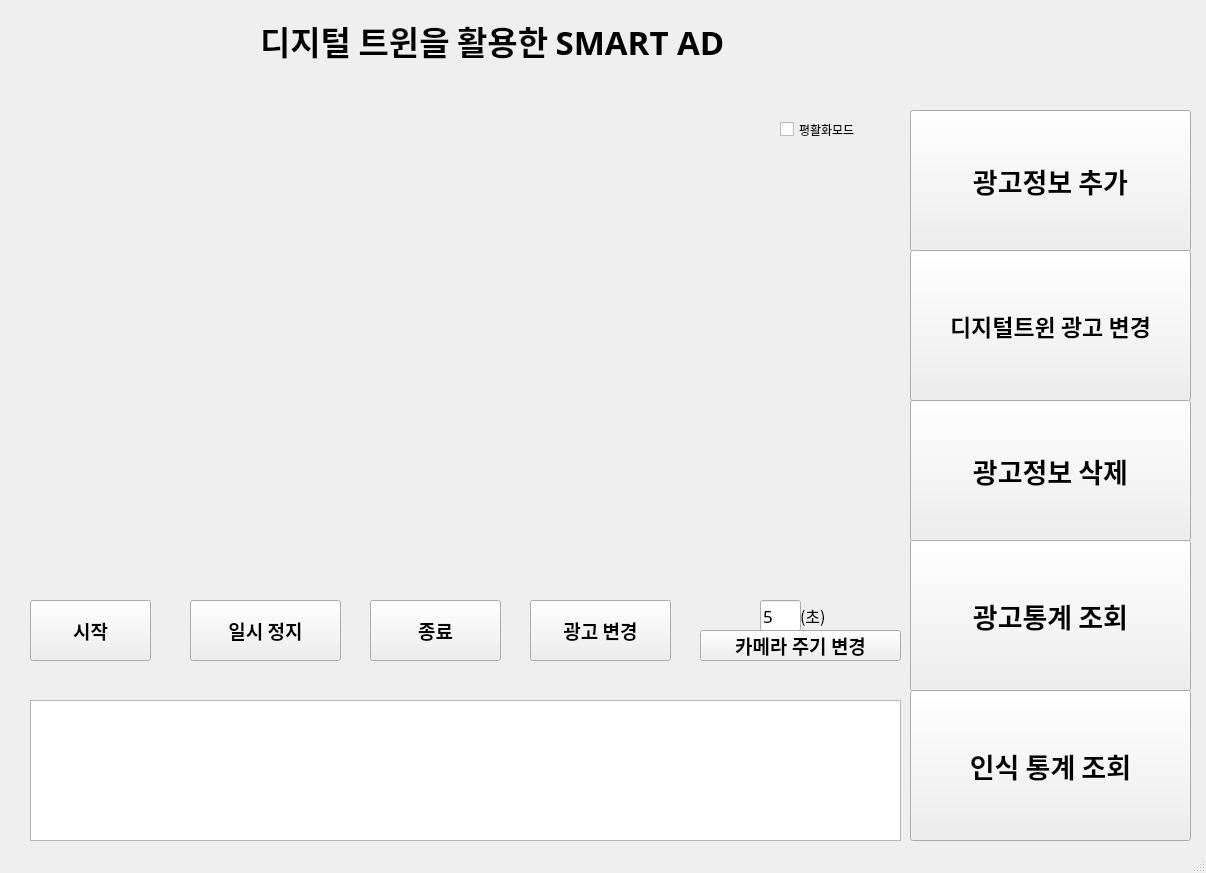
<?xml version="1.0" encoding="UTF-8"?>
<ui version="4.0">
 <class>MainWindow</class>
 <widget class="QMainWindow" name="MainWindow">
  <property name="geometry">
   <rect>
    <x>0</x>
    <y>0</y>
    <width>1206</width>
    <height>873</height>
   </rect>
  </property>
  <property name="windowTitle">
   <string>MainWindow</string>
  </property>
  <widget class="QWidget" name="centralwidget">
   <widget class="QPushButton" name="pushButton">
    <property name="geometry">
     <rect>
      <x>30</x>
      <y>600</y>
      <width>121</width>
      <height>61</height>
     </rect>
    </property>
    <property name="font">
     <font>
      <family>08서울남산체 B</family>
      <pointsize>14</pointsize>
      <weight>75</weight>
      <bold>true</bold>
     </font>
    </property>
    <property name="text">
     <string>시작</string>
    </property>
   </widget>
   <widget class="QPushButton" name="pushButton_4">
    <property name="geometry">
     <rect>
      <x>530</x>
      <y>600</y>
      <width>141</width>
      <height>61</height>
     </rect>
    </property>
    <property name="font">
     <font>
      <family>08서울남산체 B</family>
      <pointsize>14</pointsize>
      <weight>75</weight>
      <bold>true</bold>
     </font>
    </property>
    <property name="text">
     <string>광고 변경</string>
    </property>
   </widget>
   <widget class="QPushButton" name="pushButton_2">
    <property name="geometry">
     <rect>
      <x>190</x>
      <y>600</y>
      <width>151</width>
      <height>61</height>
     </rect>
    </property>
    <property name="font">
     <font>
      <family>08서울남산체 B</family>
      <pointsize>14</pointsize>
      <weight>75</weight>
      <bold>true</bold>
     </font>
    </property>
    <property name="text">
     <string>일시 정지</string>
    </property>
   </widget>
   <widget class="QLabel" name="label_2">
    <property name="geometry">
     <rect>
      <x>490</x>
      <y>140</y>
      <width>411</width>
      <height>411</height>
     </rect>
    </property>
    <property name="font">
     <font>
      <family>08서울남산체 B</family>
     </font>
    </property>
    <property name="text">
     <string/>
    </property>
   </widget>
   <widget class="QLabel" name="label">
    <property name="geometry">
     <rect>
      <x>20</x>
      <y>140</y>
      <width>411</width>
      <height>411</height>
     </rect>
    </property>
    <property name="font">
     <font>
      <family>08서울남산체 B</family>
     </font>
    </property>
    <property name="text">
     <string/>
    </property>
   </widget>
   <widget class="QTextBrowser" name="textBrowser">
    <property name="geometry">
     <rect>
      <x>30</x>
      <y>700</y>
      <width>871</width>
      <height>141</height>
     </rect>
    </property>
    <property name="font">
     <font>
      <family>08서울남산체 B</family>
     </font>
    </property>
   </widget>
   <widget class="QPushButton" name="pushButton_3">
    <property name="geometry">
     <rect>
      <x>370</x>
      <y>600</y>
      <width>131</width>
      <height>61</height>
     </rect>
    </property>
    <property name="font">
     <font>
      <family>08서울남산체 B</family>
      <pointsize>14</pointsize>
      <weight>75</weight>
      <bold>true</bold>
     </font>
    </property>
    <property name="text">
     <string>종료</string>
    </property>
   </widget>
   <widget class="QPushButton" name="pushButton_5">
    <property name="geometry">
     <rect>
      <x>700</x>
      <y>630</y>
      <width>201</width>
      <height>31</height>
     </rect>
    </property>
    <property name="font">
     <font>
      <family>08서울남산체 B</family>
      <pointsize>14</pointsize>
      <weight>75</weight>
      <bold>true</bold>
     </font>
    </property>
    <property name="text">
     <string>카메라 주기 변경</string>
    </property>
   </widget>
   <widget class="QCheckBox" name="checkBox">
    <property name="geometry">
     <rect>
      <x>780</x>
      <y>120</y>
      <width>96</width>
      <height>19</height>
     </rect>
    </property>
    <property name="font">
     <font>
      <family>08서울남산체 B</family>
     </font>
    </property>
    <property name="text">
     <string>평활화모드</string>
    </property>
   </widget>
   <widget class="QPushButton" name="pushButton_6">
    <property name="geometry">
     <rect>
      <x>910</x>
      <y>110</y>
      <width>281</width>
      <height>141</height>
     </rect>
    </property>
    <property name="font">
     <font>
      <family>08서울남산체 B</family>
      <pointsize>20</pointsize>
      <weight>75</weight>
      <bold>true</bold>
     </font>
    </property>
    <property name="text">
     <string>광고정보 추가</string>
    </property>
   </widget>
   <widget class="QPushButton" name="pushButton_7">
    <property name="geometry">
     <rect>
      <x>910</x>
      <y>250</y>
      <width>281</width>
      <height>151</height>
     </rect>
    </property>
    <property name="font">
     <font>
      <family>08서울남산체 B</family>
      <pointsize>17</pointsize>
      <weight>75</weight>
      <bold>true</bold>
     </font>
    </property>
    <property name="text">
     <string>디지털트윈 광고 변경</string>
    </property>
   </widget>
   <widget class="QPushButton" name="pushButton_8">
    <property name="geometry">
     <rect>
      <x>910</x>
      <y>400</y>
      <width>281</width>
      <height>141</height>
     </rect>
    </property>
    <property name="font">
     <font>
      <family>08서울남산체 B</family>
      <pointsize>20</pointsize>
      <weight>75</weight>
      <bold>true</bold>
     </font>
    </property>
    <property name="text">
     <string>광고정보 삭제</string>
    </property>
   </widget>
   <widget class="QPushButton" name="pushButton_9">
    <property name="geometry">
     <rect>
      <x>910</x>
      <y>540</y>
      <width>281</width>
      <height>151</height>
     </rect>
    </property>
    <property name="font">
     <font>
      <family>08서울남산체 B</family>
      <pointsize>20</pointsize>
      <weight>75</weight>
      <bold>true</bold>
     </font>
    </property>
    <property name="text">
     <string>광고통계 조회</string>
    </property>
   </widget>
   <widget class="QPushButton" name="pushButton_10">
    <property name="geometry">
     <rect>
      <x>910</x>
      <y>690</y>
      <width>281</width>
      <height>151</height>
     </rect>
    </property>
    <property name="font">
     <font>
      <family>08서울남산체 B</family>
      <pointsize>20</pointsize>
      <weight>75</weight>
      <bold>true</bold>
     </font>
    </property>
    <property name="text">
     <string>인식 통계 조회</string>
    </property>
   </widget>
   <widget class="QLineEdit" name="lineEdit">
    <property name="geometry">
     <rect>
      <x>760</x>
      <y>600</y>
      <width>41</width>
      <height>31</height>
     </rect>
    </property>
    <property name="font">
     <font>
      <family>08서울남산체 B</family>
      <pointsize>13</pointsize>
     </font>
    </property>
    <property name="text">
     <string>5</string>
    </property>
   </widget>
   <widget class="QLabel" name="label_3">
    <property name="geometry">
     <rect>
      <x>800</x>
      <y>600</y>
      <width>41</width>
      <height>31</height>
     </rect>
    </property>
    <property name="font">
     <font>
      <family>08서울남산체 B</family>
      <pointsize>12</pointsize>
     </font>
    </property>
    <property name="text">
     <string>(초)</string>
    </property>
   </widget>
   <widget class="QLabel" name="label_4">
    <property name="geometry">
     <rect>
      <x>260</x>
      <y>20</y>
      <width>841</width>
      <height>41</height>
     </rect>
    </property>
    <property name="font">
     <font>
      <family>08서울남산체 B</family>
      <pointsize>25</pointsize>
      <weight>75</weight>
      <bold>true</bold>
     </font>
    </property>
    <property name="text">
     <string>디지털 트윈을 활용한 SMART AD</string>
    </property>
   </widget>
  </widget>
  <widget class="QStatusBar" name="statusbar"/>
 </widget>
 <resources/>
 <connections/>
</ui>
